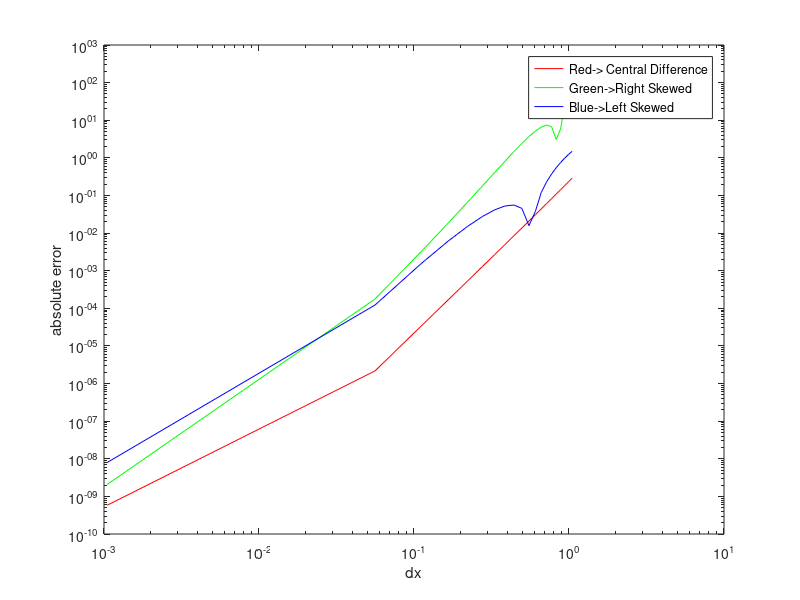

MATLAB code to generate this figure:
clear
close all
clc
x=pi/3;
dx=linspace(pi/3000,pi/3,20);
%given function: f(x)=exp(x)*cos(x);
%analytical_derivative=-exp(x)*(cos(x)+sin(x))
analytical_derivative=-2*exp(x)*sin(x);
for i=1:20
%central_difference=(-0.0833f(x-2*dx)+1.3333*f(x-dx)-2.5*f(x)+1.3333*f(x+dx)-0.0833f(x+2*dx))/dx^2
%right_skewed=(3.75*f(x)-12.8333*f(x+dx)+17.8333f(x+2*dx)-13*f(x+3*dx)+5.0833*f(x+4*dx)-0.8333f(x+5*dx))/dx^2
%left_skewed=(3.75*f(x)-12.8333*f(x-dx)+17.8333f(x-2*dx)-13*f(x-3*dx)+5.0833*f(x-4*dx)-0.8333f(x-5*dx))/dx^2
%Coefficients for central_difference:
A=[1 1 1 1 1;-2 -1 0 1 2;2 1/2 0 1/2 2;-4/3 -1/6 0 1/6 4/3;2/3 1/24 0 1/24 2/3];
B=[0 0 1 0 0 ]';
%By method of matrix multiplication:
X=inv(A)*B;
%Coefficients for right_skewed
A1=[1 1 1 1 1 1;0 1 2 3 4 5;0 1/2 2 9/2 8 25/2;0 1/6 4/3 9/2 32/3 125/6;0 1/24 2/3 27/8 32/3 625/24;0 1/120 4/15 81/40 128/15 625/24];
B1=[0 0 1 0 0 0]';
%By method of matrix multiplication:
X1=inv(A1)*B1;
%Coefficients for left_skewed
A2=[1 1 1 1 1 1;0 -1 -2 -3 -4 -5;0 1/2 2 9/2 8 25/2;0 -1/6 -4/3 -9/2 -32/3 -125/6;0 1/24 2/3 27/8 32/3 625/24;0 -1/120 -4/15 -81/40 -128/15 -625/24];
B2=[0 0 1 0 0 0]';
%By method of matrix multiplication:
X2=inv(A2)*B2;
central_difference(i)=(X(1)*exp(x-2*dx(i))*cos(x-2*dx(i))+X(2)*exp(x-dx(i))*cos(x-dx(i))+X(3)*exp(x)*cos(x)+X(4)*exp(x+dx(i))*cos(x+dx(i))+X(5)*exp(x+2*dx(i))*cos(x+2*dx(i)))/dx(i)^2;
right_skewed(i)=(X1(1)*exp(x)*cos(x)+X1(2)*exp(x+dx(i))*cos(x+dx(i))+X1(3)*exp(x+2*dx(i))*cos(x+2*dx(i))+X1(4)*exp(x+3*dx(i))*cos(x+3*dx(i))+X1(5)*exp(x+4*dx(i))*cos(x+4*dx(i))+X1(6)*exp(x+5*dx(i))*cos(x+5*dx(i)))/dx(i)^2;
left_skewed(i)=(X2(1)*exp(x)*cos(x)+X2(2)*exp(x-dx(i))*cos(x-dx(i))+X2(3)*exp(x-2*dx(i))*cos(x-2*dx(i))+X2(4)*exp(x-3*dx(i))*cos(x-3*dx(i))+X2(5)*exp(x-4*dx(i))*cos(x-4*dx(i))+X2(6)*exp(x-5*dx(i))*cos(x-5*dx(i)))/dx(i)^2;
end
error_central_difference=abs(central_difference-analytical_derivative);
error_right_skewed=abs(right_skewed-analytical_derivative);
error_left_skewed=abs(left_skewed-analytical_derivative);
figure(1)
title('loglog plot for error-vs-dx')
loglog(dx,error_central_difference,'r')
hold on
loglog(dx,error_right_skewed,'g')
hold on
loglog(dx,error_left_skewed,'b')
legend('Red-> Central Difference','Green->Right Skewed','Blue->Left Skewed')
xlabel('dx');
ylabel('absolute error')
